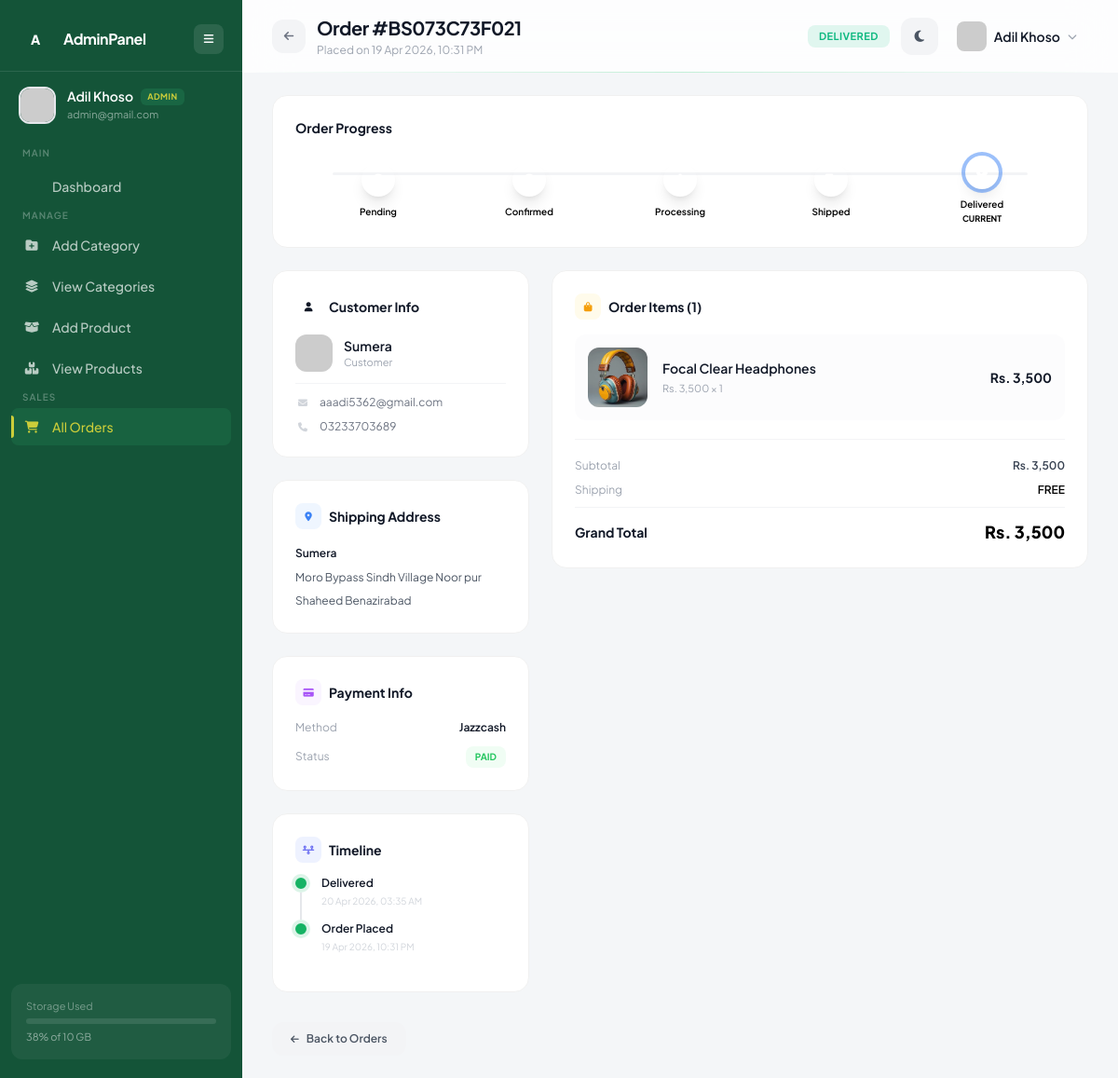
Screenshot of /backend/order-detail.php?id=5 (signed in) with the database file from the repository.
### tables this page shows
CREATE TABLE `users` (
  `id` int(11) NOT NULL,
  `name` varchar(100) DEFAULT NULL,
  `email` varchar(100) DEFAULT NULL,
  `password` varchar(255) DEFAULT NULL,
  `image` varchar(255) DEFAULT NULL,
  `phone` varchar(20) DEFAULT NULL,
  `address` text DEFAULT NULL,
  `role` enum('user','admin') DEFAULT 'user',
  `created_at` timestamp NOT NULL DEFAULT current_timestamp()
);

CREATE TABLE `orders` (
  `id` int(11) NOT NULL,
  `order_id` varchar(50) NOT NULL,
  `user_id` int(11) NOT NULL,
  `total_amount` decimal(10,2) NOT NULL,
  `shipping_name` varchar(100) NOT NULL,
  `shipping_phone` varchar(20) NOT NULL,
  `shipping_address` text NOT NULL,
  `shipping_city` varchar(100) NOT NULL,
  `payment_method` varchar(50) NOT NULL DEFAULT 'cod',
  `status` enum('pending','confirmed','shipped','delivered','cancelled') NOT NULL DEFAULT 'pending',
  `created_at` timestamp NOT NULL DEFAULT current_timestamp(),
  `updated_at` datetime DEFAULT NULL
);

CREATE TABLE `order_items` (
  `id` int(11) NOT NULL,
  `order_db_id` int(11) NOT NULL,
  `product_id` int(11) NOT NULL,
  `product_name` varchar(200) NOT NULL,
  `price` decimal(10,2) NOT NULL,
  `quantity` int(11) NOT NULL,
  `image` varchar(255) DEFAULT NULL
);

### backend/order-detail.php (the view, shortened to what the rows shown need)
<?php
include("config/db.php");
 $uid = $_SESSION['user_id'];
 $user_res = mysqli_query($conn, "SELECT name, email, image, role FROM users WHERE id = $uid");
 $user = mysqli_fetch_assoc($user_res);
 $user_name = $user['name'] ?? 'Unknown';
 $user_email = $user['email'] ?? '';
 $user_image = !empty($user['image']) ? 'uploads/' . $user['image'] : 'https://ui-avatars.com/api/?name=' . urlencode($user_name) . '&background=16b364&color=fff&bold=true';
 $user_role = ucfirst($user['role'] ?? 'user');
 $order_id = (int)($_GET['id'] ?? 0);
 $order_res = mysqli_query($conn, "
    SELECT o.*, u.email AS user_email, u.name AS user_name, u.phone AS user_phone
    FROM orders o
    LEFT JOIN users u ON u.id = o.user_id
    WHERE o.id = $order_id
");
 $order = mysqli_fetch_assoc($order_res);
 $items_res = mysqli_query($conn, "
    SELECT * FROM order_items
    WHERE order_db_id = $order_id
    ORDER BY id ASC
");
 $timeline = [];
 $timeline[] = ['status' => $order['status'], 'label' => ucfirst($order['status']), 'time' => $order['updated_at'] ?? $order['created_at'], 'active' => true];
if ($order['created_at'] !== ($order['updated_at'] ?? null)) {
    $timeline[] = ['status' => 'pending', 'label' => 'Order Placed', 'time' => $order['created_at'], 'active' => false];
}
 $items_array = [];
while ($item = mysqli_fetch_assoc($items_res)) {
    $items_array[] = $item;
}
?>
<!DOCTYPE html>
<html lang="en">
<head>
<script src="https://cdn.tailwindcss.com"></script>
<link rel="stylesheet" href="https://cdnjs.cloudflare.com/ajax/libs/font-awesome/6.5.0/css/all.min.css">
</head>
<body class="bg-[#f4f6f8] dark:bg-[#0a0f0d] transition-colors duration-500 min-h-screen">
<aside id="sidebar" class="sidebar-glass fixed left-0 top-0 h-full w-[260px] text-white z-50 transition-all duration-300 flex flex-col">
  <div class="px-5 py-4 flex items-center gap-3 border-t border-white/10">
    <div class="sidebar-text transition-all duration-300">
      <div class="flex items-center gap-2"><p class="text-sm font-semibold leading-tight"><?= htmlspecialchars($user_name) ?></p><span class="role-badge <?= $user_role === 'Admin' ? 'role-admin' : 'role-user' ?>"><?= $user_role ?></span></div>
      <p class="text-[11px] text-white/50 mt-0.5"><?= htmlspecialchars($user_email) ?></p>
    </div>
  </div>
</aside>
<main id="main" class="ml-[260px] min-h-screen transition-all duration-300">
  <header class="topbar-border sticky top-0 z-40 bg-white/80 dark:bg-[#0d1410]/80 backdrop-blur-xl px-8 py-4 flex justify-between items-center">
    <div class="flex items-center gap-3">
      <div>
        <h1 class="text-xl font-bold text-gray-900 dark:text-white tracking-tight">Order #<?= htmlspecialchars($order['order_id']) ?></h1>
        <p class="text-xs text-gray-400 mt-0.5">Placed on <?= date('d M Y, h:i A', strtotime($order['created_at'])) ?></p>
      </div>
    </div>
    <div class="flex items-center gap-3">
      <span class="order-status status-<?= $order['status'] ?>"><?= ucfirst($order['status']) ?></span>
      <button onclick="toggleDark()" id="darkBtn" class="w-10 h-10 rounded-xl bg-gray-100 dark:bg-white/5 hover:bg-gray-200 dark:hover:bg-white/10 flex items-center justify-center transition text-gray-600 dark:text-white/70"><i class="fa-solid fa-moon text-sm"></i></button>
      <div class="relative">
        <button onclick="toggleMenu()" class="flex items-center gap-2 pl-2 pr-3 py-1.5 rounded-xl hover:bg-gray-100 dark:hover:bg-white/5 transition">
          <img src="<?= $user_image ?>" class="w-8 h-8 rounded-lg object-cover" onerror="this.src='https://ui-avatars.com/api/?name=<?= urlencode($user_name) ?>&background=16b364&color=fff&bold=true'">
          <span class="hidden sm:block text-sm font-semibold text-gray-900 dark:text-white"><?= htmlspecialchars($user_name) ?></span>
          <i class="fa-solid fa-chevron-down text-[10px] text-gray-400"></i>
        </button>
      </div>
    </div>
  </header>
  <div class="px-8 py-6 space-y-6">
    <div class="grid grid-cols-1 lg:grid-cols-3 gap-6">
      <div class="lg:col-span-1 space-y-6">
        <div class="fade-up info-card" style="animation-delay:.1s">
          <div class="space-y-3">
            <div class="flex items-center gap-3">
              <div>
                <p class="text-sm font-semibold text-gray-900 dark:text-white"><?= htmlspecialchars($order['shipping_name']) ?></p>
                <p class="text-[11px] text-gray-400">Customer</p>
              </div>
            </div>
            <div class="pt-3 border-t border-gray-100 dark:border-white/5 space-y-2.5">
              <div class="flex items-center gap-2.5 text-xs"><i class="fa-solid fa-envelope w-4 text-center text-gray-300 dark:text-gray-600 text-[10px]"></i><span class="text-gray-500 dark:text-white/50"><?= htmlspecialchars($order['user_email'] ?? 'N/A') ?></span></div>
              <div class="flex items-center gap-2.5 text-xs"><i class="fa-solid fa-phone w-4 text-center text-gray-300 dark:text-gray-600 text-[10px]"></i><span class="text-gray-500 dark:text-white/50"><?= htmlspecialchars($order['shipping_phone']) ?></span></div>
            </div>
          </div>
        </div>
        <div class="fade-up info-card" style="animation-delay:.15s">
          <div class="text-xs text-gray-600 dark:text-white/60 space-y-1.5 leading-relaxed">
            <p class="font-semibold text-gray-900 dark:text-white"><?= htmlspecialchars($order['shipping_name']) ?></p>
            <p><?= htmlspecialchars($order['shipping_address']) ?></p>
            <p><?= htmlspecialchars($order['shipping_city'] ?? '') ?></p>
          </div>
        </div>
        <div class="fade-up info-card" style="animation-delay:.2s">
          <div class="space-y-3">
            <div class="flex justify-between items-center">
              <span class="text-xs text-gray-400">Method</span>
              <span class="text-xs font-semibold text-gray-900 dark:text-white"><?= ucfirst(str_replace('_', ' ', $order['payment_method'] ?? 'N/A')) ?></span>
            </div>
            <div class="flex justify-between items-center">
              <span class="text-xs text-gray-400">Status</span>
              <?php
                $pay_status = $order['payment_status'] ?? 'pending';
                if ($order['status'] === 'delivered' && $pay_status !== 'failed') {
                    $pay_status = 'paid';
                }
                $pay_color = $pay_status === 'paid' ? 'text-green-500 bg-green-50 dark:bg-green-500/5' : ($pay_status === 'failed' ? 'text-red-500 bg-red-50 dark:bg-red-500/5' : 'text-amber-500 bg-amber-50 dark:bg-amber-500/5');
              ?>
              <span class="text-[10px] font-bold uppercase px-2.5 py-1 rounded-lg <?= $pay_color ?>"><?= ucfirst($pay_status) ?></span>
            </div>
          </div>
        </div>
        <div class="fade-up info-card" style="animation-delay:.25s">
          <div class="space-y-0">
            <?php foreach ($timeline as $ti => $t):
              $is_last = $ti === count($timeline) - 1;
              $dot_class = ($t['status'] === 'cancelled') ? 'cancelled-dot' : 'active';
            ?>
            <div class="flex gap-4">
              <div class="flex flex-col items-center">
                <div class="timeline-dot <?= $dot_class ?>"></div>
                <?php if (!$is_last): ?><div class="timeline-line flex-1 my-1"></div><?php endif; ?>
              </div>
              <div class="pb-4 -mt-0.5">
                <p class="text-xs font-semibold text-gray-900 dark:text-white"><?= htmlspecialchars($t['label']) ?></p>
                <p class="text-[10px] text-gray-300 dark:text-gray-600 mt-1"><?= date('d M Y, h:i A', strtotime($t['time'])) ?></p>
              </div>
            </div>
            <?php endforeach; ?>
          </div>
        </div>
      </div>
      <div class="lg:col-span-2 space-y-6">
        <div class="fade-up info-card" style="animation-delay:.1s">
          <?php if (count($items_array) > 0): ?>
          <div class="space-y-3">
            <?php foreach ($items_array as $item):
              $img = !empty($item['image']) ? '../uploads/' . $item['image'] : 'https://ui-avatars.com/api/?name=Product&background=e5e7eb&color=6b7280&bold=true&size=80';
              $item_total = $item['price'] * $item['quantity'];
            ?>
            <div class="flex items-center gap-4 bg-gray-50/50 dark:bg-white/[0.02] rounded-xl p-3.5 hover:bg-gray-50 dark:hover:bg-white/[0.03] transition">
              <div class="w-16 h-16 rounded-xl overflow-hidden bg-gray-100 dark:bg-white/5 flex-shrink-0">
                <img src="<?= $img ?>" class="w-full h-full object-cover" onerror="this.src='https://ui-avatars.com/api/?name=Product&background=e5e7eb&color=6b7280&size=80'">
              </div>
              <div class="flex-1 min-w-0">
                <p class="text-sm font-semibold text-gray-900 dark:text-white truncate"><?= htmlspecialchars($item['product_name'] ?? 'Unknown Product') ?></p>
                <div class="flex items-center gap-3 mt-1">
                  <span class="text-[11px] text-gray-400">Rs. <?= number_format($item['price'], 0) ?> × <?= $item['quantity'] ?></span>
                </div>
              </div>
              <div class="text-right flex-shrink-0">
                <p class="text-sm font-bold text-gray-900 dark:text-white">Rs. <?= number_format($item_total, 0) ?></p>
              </div>
            </div>
            <?php endforeach; ?>
          </div>
          <?php endif; ?>
        </div>
      </div>
    </div>
  </div>
</main>
</body>
</html>

### rows the page displays
users: name "Adil Khoso", role "ADMIN", email "admin@gmail.com"
orders: order "BS073C73F021", created_at "19 Apr 2026, 10:31 PM", status "DELIVERED", shipping_name "Sumera", user.email "aaadi5362@gmail.com", shipping_phone "03233703689", shipping_address "Moro Bypass Sindh Village Noor pur", shipping_city "Shaheed Benazirabad", payment_method "Jazzcash", status "PAID", label "Delivered", updated_at "20 Apr 2026, 03:35 AM"
order_items: image (picture), product_name "Focal Clear Headphones", price "3,500", quantity "1", item_total "3,500"

### other values shown
$step "Pending"
$step "Confirmed"
$step "Processing"
$step "Shipped"
$step "Delivered"
$t['label'] "Order Placed"
date('d M Y, h:i A', strtotime($t['time'])) "19 Apr 2026, 10:31 PM"
count($items_array) "1"
$subtotal "3,500"
$grand_total "3,500"
